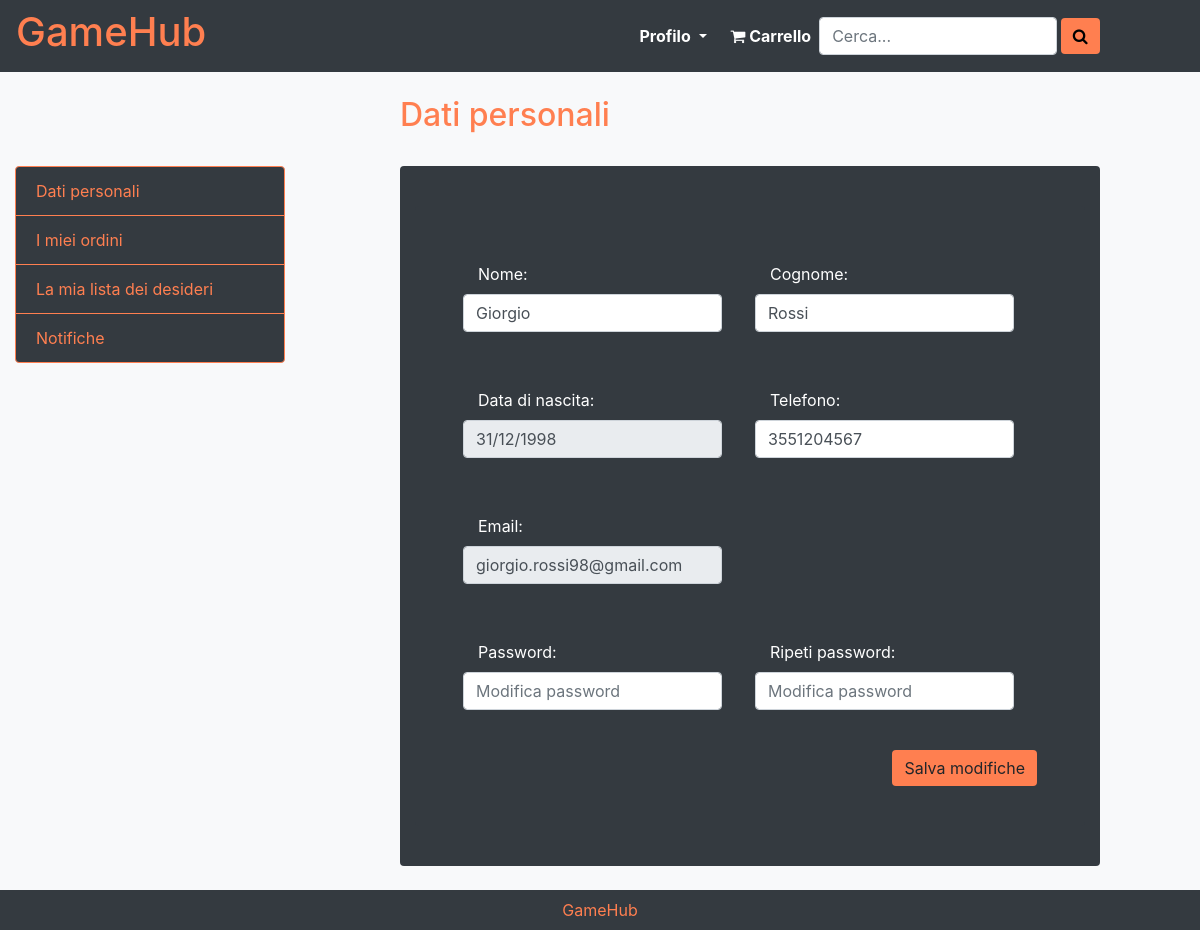
Page /profile.php (signed in) on the committed database.
### tables this page shows
create table customer (
     userId int not null AUTO_INCREMENT,
     name varchar(128) not null,
     surname varchar(128) not null,
     birthDate date not null,
     phone char(10) not null,
     email varchar(128) not null,
     password varchar(128) not null,
     activation_code varchar(128) not null,
     active boolean not null default 0,
     constraint IDcustomer_id primary key (userId));

### db/database.php (called while the page is built, shortened)
<?php
class DatabaseHelper{
    private $db;
    public function __construct($servername, $username, $password, $dbname, $port){
        $this->db = new mysqli($servername, $username, $password, $dbname, $port);
    }
    private function executeQuery($query,$types='',$values=null){
        $stmt = $this->db->prepare($query);
        if($types != '' && $values !=null) {
            $stmt->bind_param($types, ...$values);
        }
        $stmt->execute();
        return $stmt;
    }
    public function executeRead($query, $types='', $values=null){
        $stmt = $this->executeQuery($query,$types,$values);
        if($stmt){
            $result = $stmt->get_result();
            return $result->fetch_all(MYSQLI_ASSOC);
        }
        return null;
    }
}
?>

### bootstrap.php (called while the page is built, shortened)
<?php
    require_once("utils/functions.php");
    require_once("db/Database_Reader.php");
    $dbr = new Database_Reader();
    ?>

### db/Database_Reader.php (called while the page is built, shortened)
<?php
require_once("db/database.php");
class Database_Reader extends DatabaseHelper
{
    public function getUserData($id) {
        if(strpos($id,"c:")!== false)
            return $this->getCustomerData(substr($id,2));
        else return $this->getSellerData(substr($id,2));
    }
    private function getCustomerData($id){
        $query = "SELECT name, surname, birthDate, email, phone FROM customer WHERE userId = ?;";
        return parent::executeRead($query,'i',[$id]);
    }
}

### utils/functions.php (called while the page is built, shortened)
<?php
    function reverseDate($date) {
        $reversed = date_create_from_format('Y-m-d', $date);
        $reversed = date_format($reversed, 'd-m-Y');
        return str_replace("-", "/", $reversed);
    }
?>

### template/template-data.php (the view, shortened to what this page needs)
<?php $user = $templateParams["user"][0]; ?>
<div class="col-md-7 my-4 bg-dark rounded offset-md-1">
    <div class="py-3">
        <form class="bg-dark mt-4 mb-4 px-5 py-4 rounded"  action="<?php echo htmlspecialchars($_SERVER["PHP_SELF"]); ?>" method="POST" >
            <div class="form-row">
                <div class="form-group col-md-6 my-4">
                    <label for="name" class="col-11 text-left mt-2">Nome:</label>
                    <input type="text" name="name" class="form-control col-11" id="name" aria-describedby="" value="<?php echo $user["name"];?>" required />
                </div>
                <div class="form-group col-md-6 my-4">
                    <label for="surname" class="col-11 text-left mt-2">Cognome:</label>
                    <input type="text" name="surname" class="form-control col-11"  id="surname" aria-describedby="" value="<?php echo $user["surname"];?>" required />
                </div>
            </div>
            <div class="form-row">
                <div class="form-group col-md-6 my-4">
                    <label for="birthdate" class="col-11 text-left mt-2">Data di nascita:</label>
                    <input type="text" class="form-control col-11" disabled id="birthdate" aria-describedby="" value="<?php echo reverseDate($user["birthDate"]);?>" />
                </div>
                <div class="form-group col-md-6 my-4">
                    <label for="phone_number" class="col-11 text-left mt-2">Telefono:</label>
                    <input type="tel" name="phone_number" class="form-control col-11" id="phone_number" aria-describedby="" value="<?php echo $user["phone"] ?>" required />
                </div>
            </div>
            <div class="form-row">
                <div class="form-group col-md-6 my-4">
                    <label for="email" class="col-11 text-left mt-2">Email:</label>
                    <input type="email" name="email" class="form-control col-11" id="email" aria-describedby="emailHelp" value="<?php echo $user["email"];?>" disabled />
                </div>
            </div>
            <div class="form-row">
                <div class="form-group col-md-6 my-4">
                    <label for="password"  class="col-11 text-left mt-2">Password:</label>
                    <input type="password" name="password" class="form-control col-11" id="password" placeholder="Modifica password" required />
                </div>
                <div class="form-group col-md-6 my-4">
                    <label for="repeat_password" class="col-11 text-left mt-2">Ripeti password:</label>
                    <input type="password" name="repeat_password" class="form-control col-11" id="repeat_password" aria-describedby="" placeholder="Modifica password" required />
                </div>
            </div>
            <div class="form-group text-right mt-3">
                <button type="submit" value="perform" name="modifies"class="btn btn-light">Salva modifiche</button>
            </div>
        </form>
    </div>
</div>

### css/index.css (style rules this page uses)
html, body { height: 100%; margin: 0; color:white; }
.btn { background-color: coral; border: none; }

### rows in the picture
customer: name "Giorgio", surname "Rossi", birthDate "31/12/1998", phone_number "3551204567", email "giorgio.rossi98@gmail.com"

### other values in the picture
$templateParams["header"] "Dati personali"
